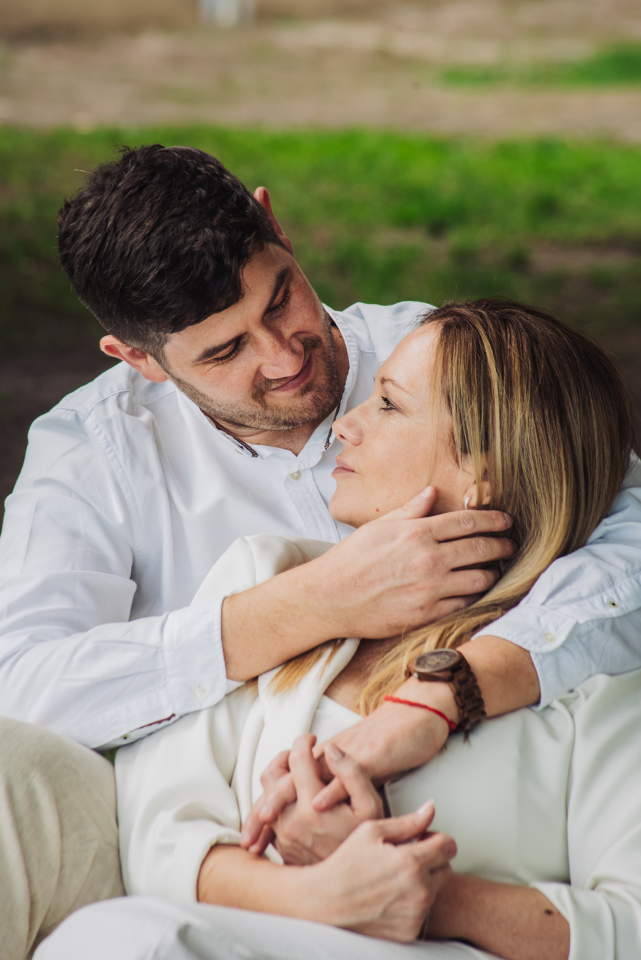
#> input picture images/Book S&M (89).jpg, 1282 x 1920 px (shown at 1/2 size)
$ python generate_og.py
#> lines starting #> are read from the running program, lines starting #| are printed output that depends on the picture
#!/usr/bin/env python3
"""Construye una miniatura para WhatsApp a partir de la foto de portada real."""
from pathlib import Path
from PIL import Image, ImageOps, ImageDraw, ImageFont, ImageFilter

root = Path(__file__).resolve().parent.parent
photo = root / 'images' / 'Book S&M (89).jpg'
out = root / 'og-preview.jpg'
size = (1200, 630)
with Image.open(photo) as im:
#> im is the input picture: PIL image 1282x1920 RGB; mean R, G, B 147.8, 137.6, 118.8
    im = ImageOps.exif_transpose(im).convert('RGB')
    # Mantiene el encuadre reconocible de la portada, con recorte centrado.
    cover = ImageOps.fit(im, size, method=Image.Resampling.LANCZOS, centering=(0.5, 0.43))
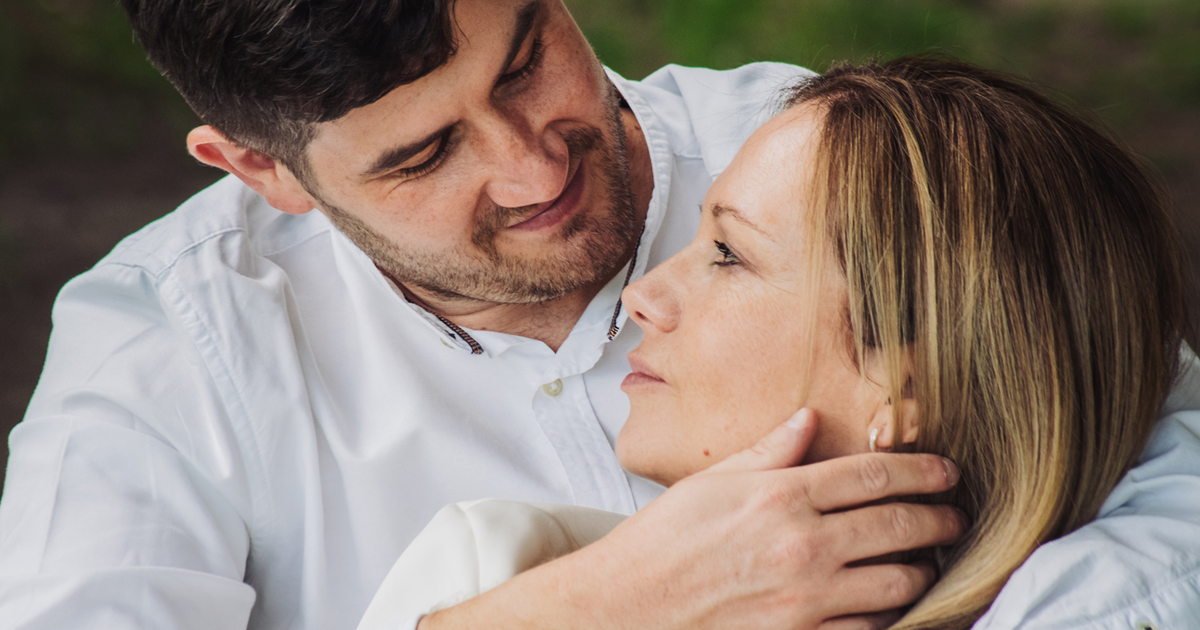
#> cover: PIL image 1200x630 RGB; mean R, G, B 140.4, 125.2, 116.3
overlay = Image.new('RGBA', size, (0, 0, 0, 0))
#> overlay: PIL image 1200x630 RGBA; every value is 0
d = ImageDraw.Draw(overlay)
for y in range(size[1]):
    alpha = int(25 + 135 * (y / size[1]) ** 2.5)
    d.line((0, y, size[0], y), fill=(16, 16, 12, alpha))
canvas = Image.alpha_composite(cover.convert('RGBA'), overlay)
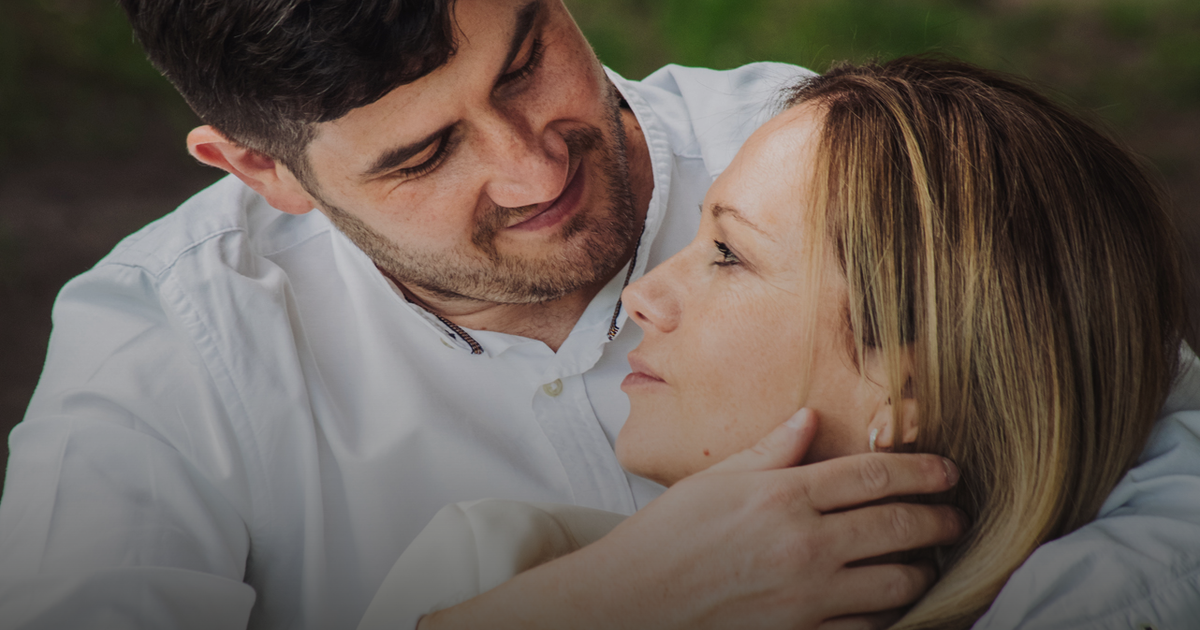
#> canvas: PIL image 1200x630 RGBA; mean R, G, B, A 104.4, 92.7, 84.5, 255
d = ImageDraw.Draw(canvas)
font_dir = Path('/usr/share/fonts/truetype/dejavu')
serif = font_dir / 'DejaVuSerif.ttf'
sans = font_dir / 'DejaVuSans.ttf'
name_font = ImageFont.truetype(str(serif), 78)
small_font = ImageFont.truetype(str(sans), 22)
def center_label(text, font, y, spacing=0):
#> called with text = 'Salo & Mati', y = 453, spacing = 0
    box = d.textbbox((0,0),text,font=font,stroke_width=0)
#> box = (0, 14, 474, 74)
    x = (size[0]-(box[2]-box[0]))/2
#> x = 363
    d.text((x,y),text,font=font,fill='white',stroke_width=1,stroke_fill='#5c5144')
center_label('Salo & Mati',name_font,453)
center_label('09  ·  01  ·  2027',small_font,568)
canvas.convert('RGB').save(out,quality=89,optimize=True,progressive=True,subsampling=0)
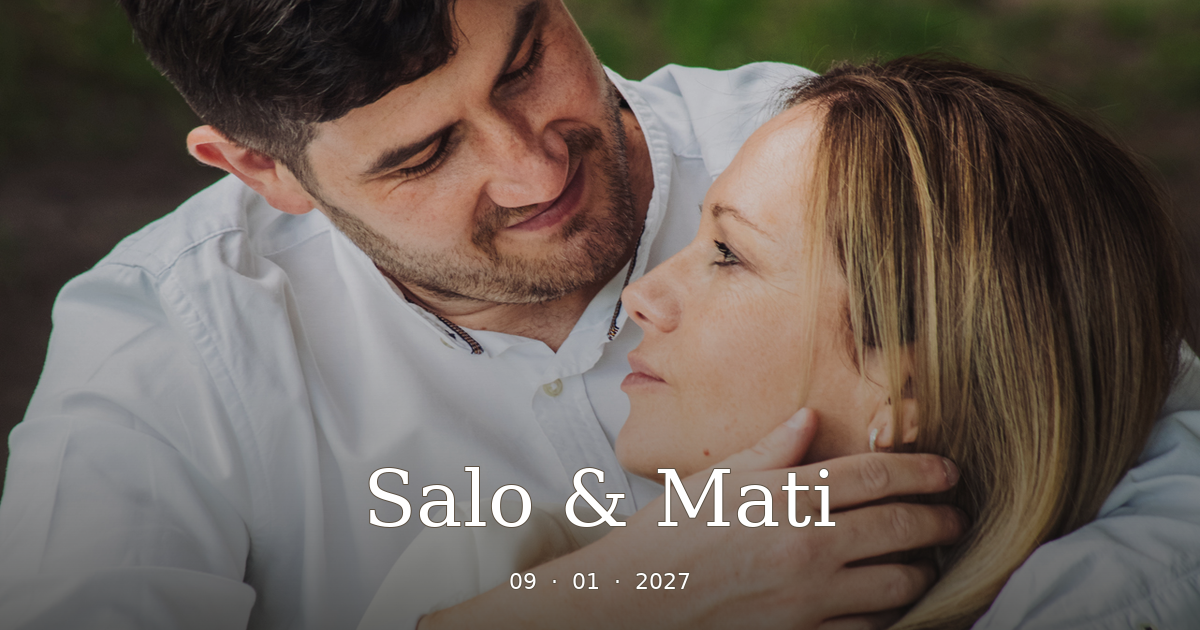
#> saved as og-preview.jpg: PIL image 1200x630 RGB; mean R, G, B 105.5, 93.9, 85.8
print('Generated:',out, 'size:',out.stat().st_size)

$ run again, with images/Book S&M (100).jpg copied over images/Book S&M (89).jpg
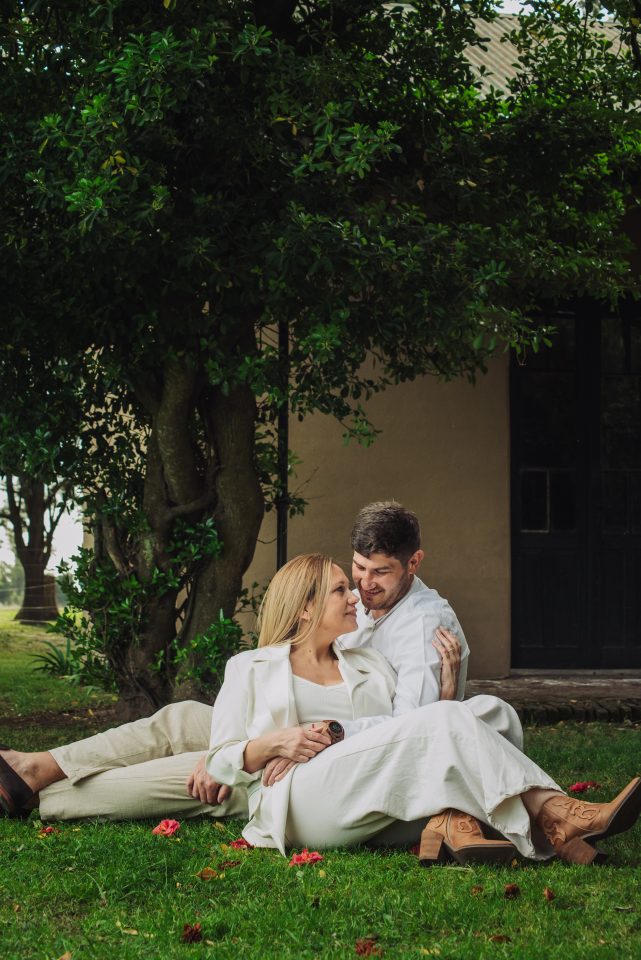
#> input picture images/Book S&M (100).jpg, 1282 x 1920 px (shown at 1/2 size)
#> im is the input picture: PIL image 1282x1920 RGB; mean R, G, B 60.6, 64.7, 45.6
#> overlay: PIL image 1200x630 RGBA; every value is 0
#> `canvas = Image.alpha_composite(cover.convert('RGBA'), overlay)`:
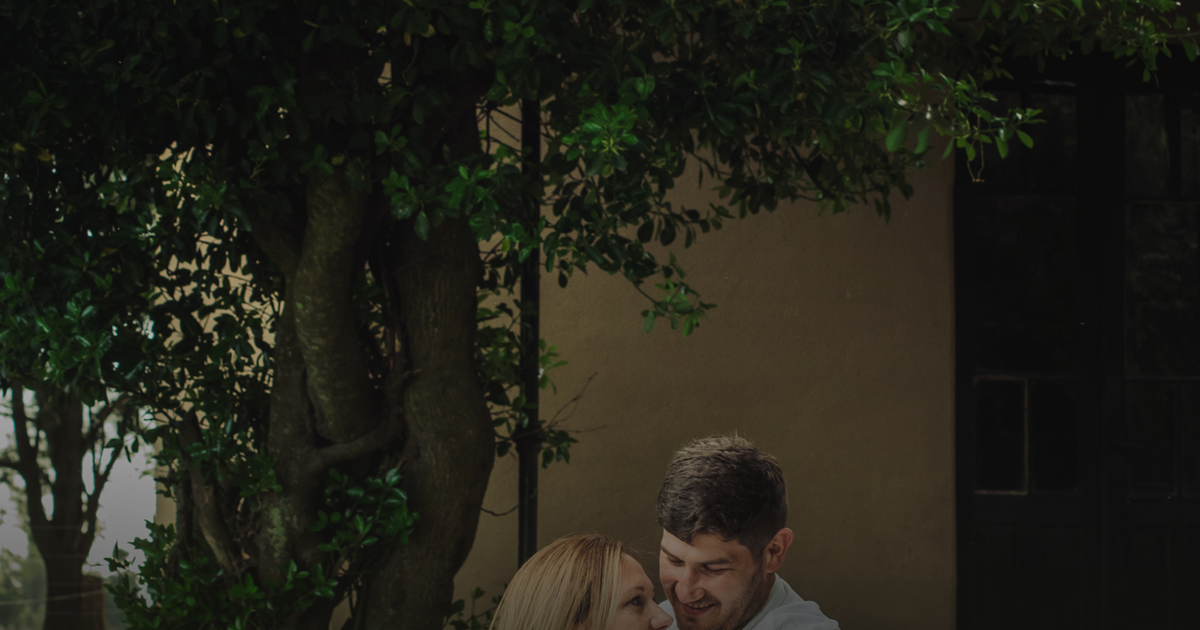
#> canvas: PIL image 1200x630 RGBA; mean R, G, B, A 34.4, 33.5, 24.7, 255
#> box = (0, 14, 474, 74)
#> x = 363
#> `canvas.convert('RGB').save(out,quality=89,optimize=True,progressive=Tr..`:
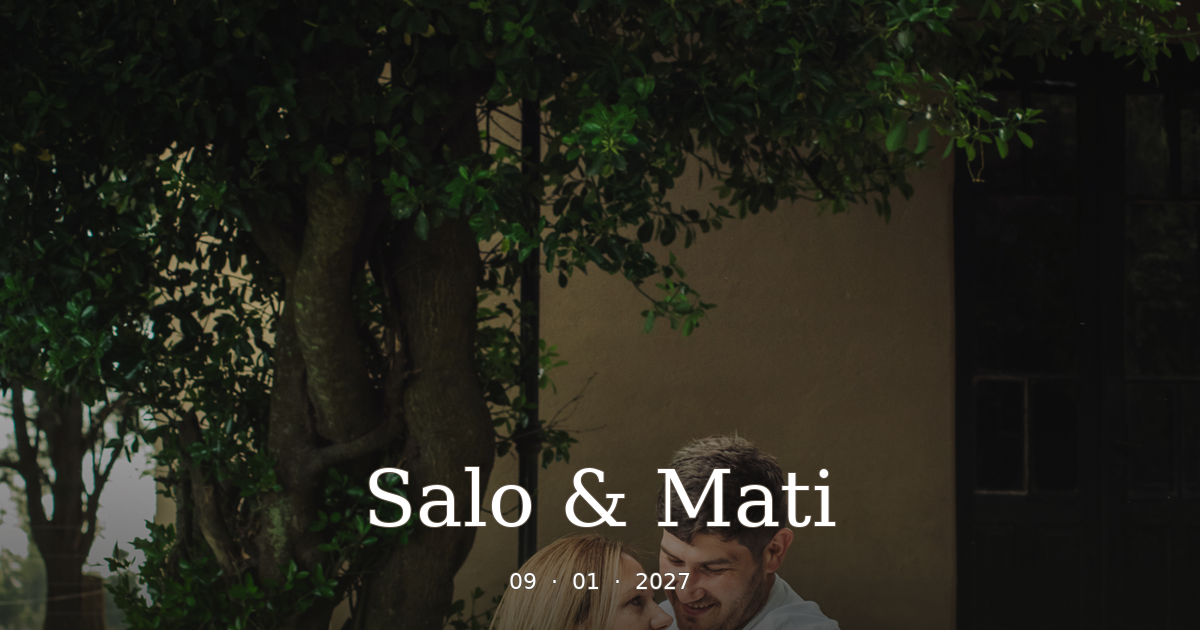
#> saved as og-preview.jpg: PIL image 1200x630 RGB; mean R, G, B 36.7, 35.8, 27.1

$ run again, with images/Book S&M (112).jpg copied over images/Book S&M (89).jpg
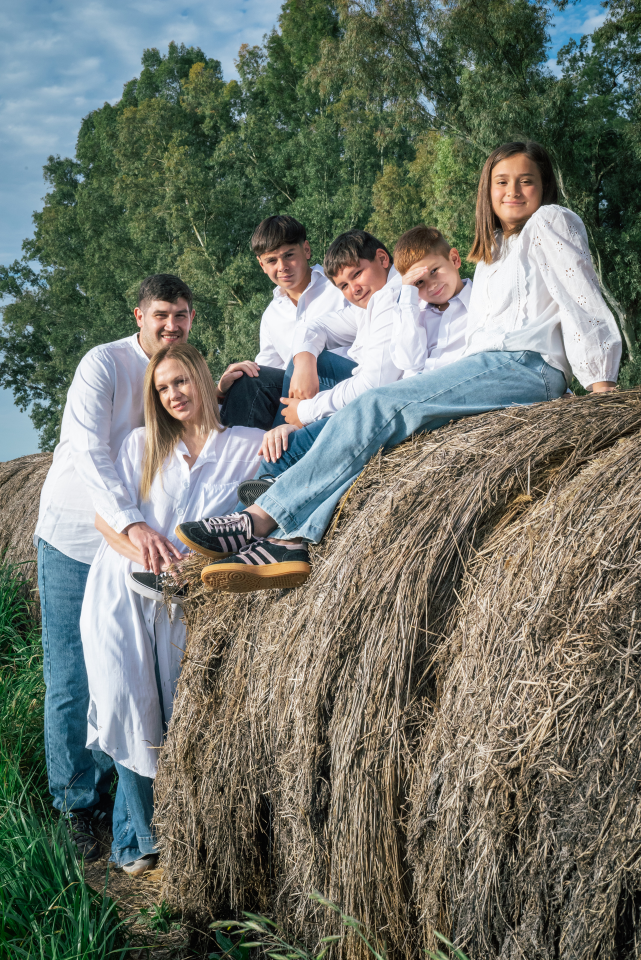
#> input picture images/Book S&M (112).jpg, 1282 x 1920 px (shown at 1/2 size)
#> im is the input picture: PIL image 1282x1920 RGB; mean R, G, B 111.1, 116.1, 105.8
#> `cover = ImageOps.fit(im, size, method=Image.Resampling.LANCZOS, center..`:
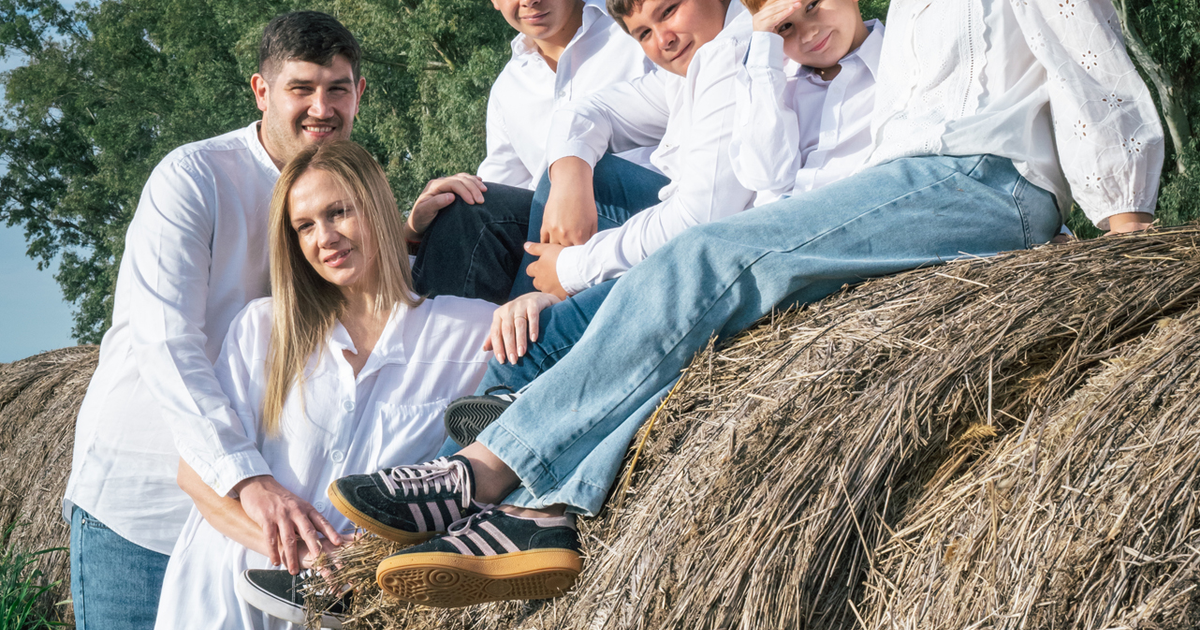
#> cover: PIL image 1200x630 RGB; mean R, G, B 144, 143.4, 138.2
#> overlay: PIL image 1200x630 RGBA; every value is 0
#> box = (0, 14, 474, 74)
#> x = 363
#> `canvas.convert('RGB').save(out,quality=89,optimize=True,progressive=Tr..`:
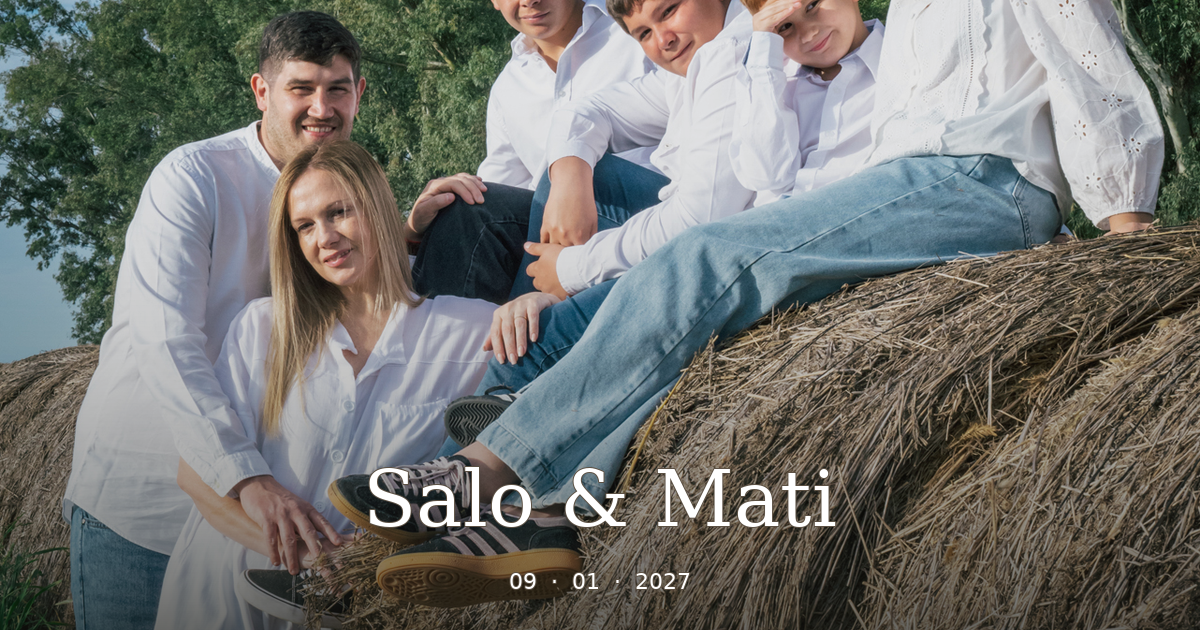
#> saved as og-preview.jpg: PIL image 1200x630 RGB; mean R, G, B 114.6, 114.9, 110.6

$ run again, with images/Book S&M (119).jpg copied over images/Book S&M (89).jpg
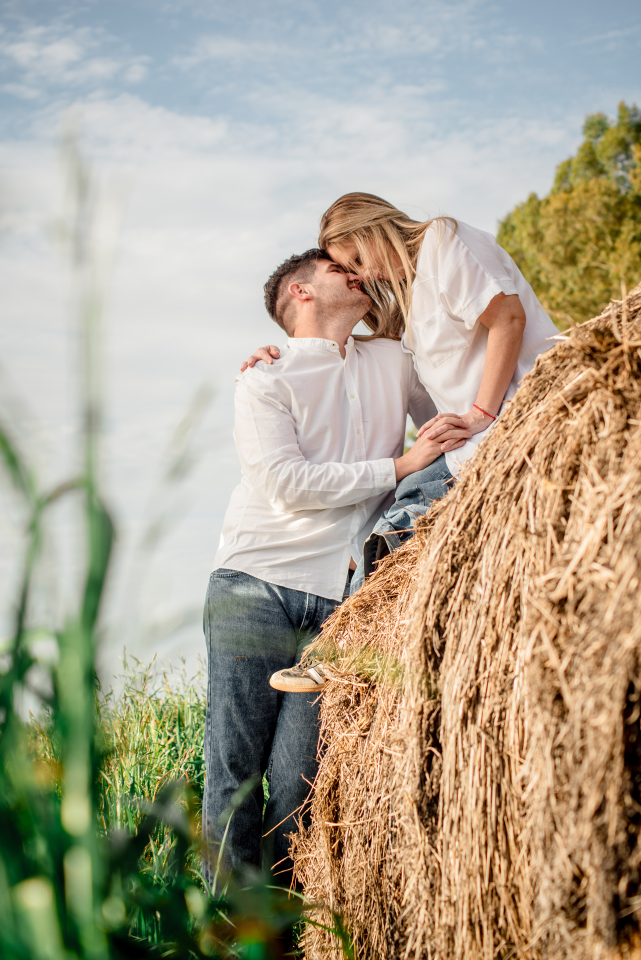
#> input picture images/Book S&M (119).jpg, 1282 x 1920 px (shown at 1/2 size)
#> im is the input picture: PIL image 1282x1920 RGB; mean R, G, B 172.3, 163.2, 142.8
#> `cover = ImageOps.fit(im, size, method=Image.Resampling.LANCZOS, center..`:
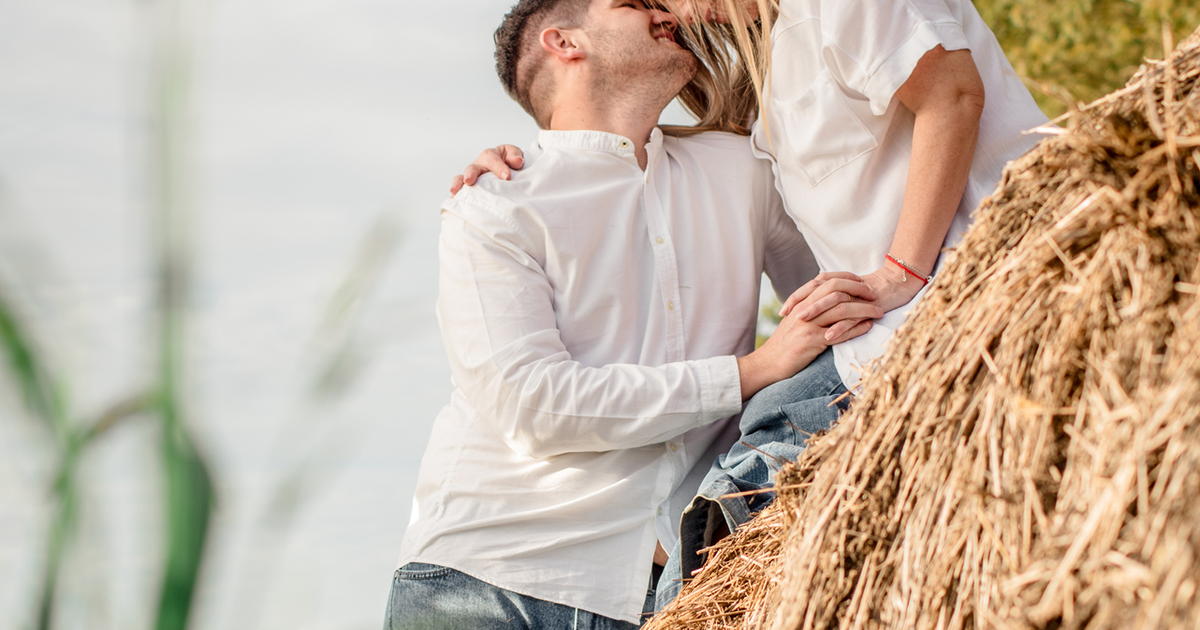
#> cover: PIL image 1200x630 RGB; mean R, G, B 198.6, 181.8, 164.6
#> overlay: PIL image 1200x630 RGBA; every value is 0
#> box = (0, 14, 474, 74)
#> x = 363
#> `canvas.convert('RGB').save(out,quality=89,optimize=True,progressive=Tr..`:
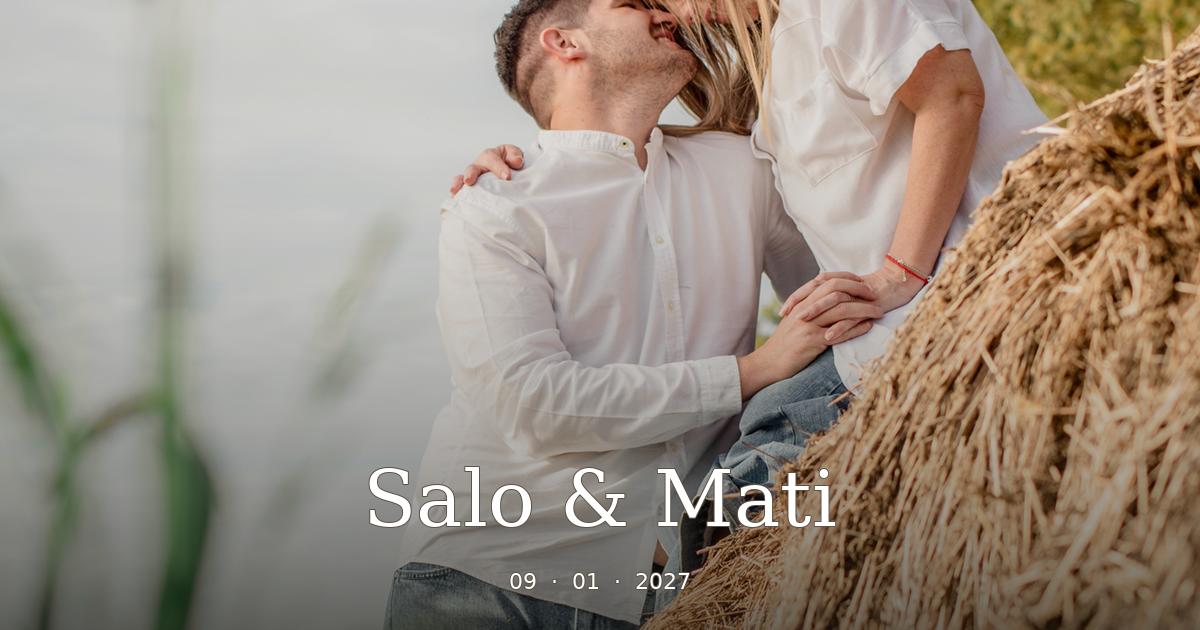
#> saved as og-preview.jpg: PIL image 1200x630 RGB; mean R, G, B 155.4, 142.7, 129.1
